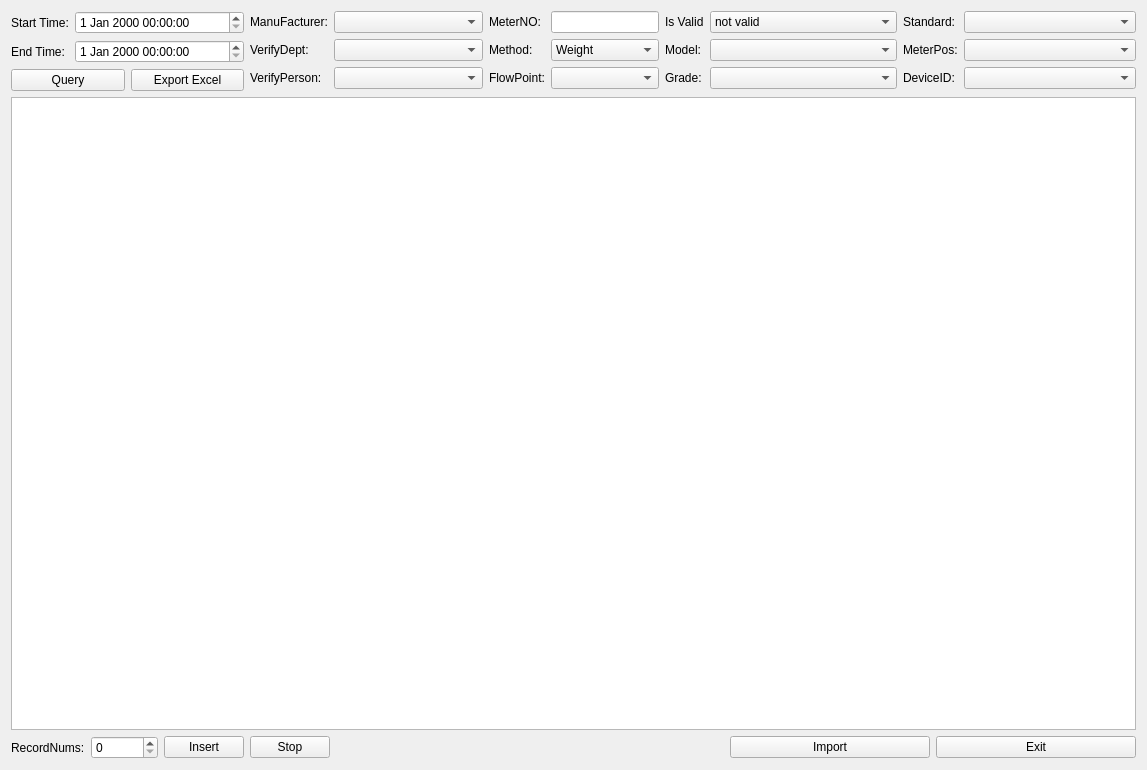
<?xml version="1.0" encoding="UTF-8"?>
<ui version="4.0">
 <class>WaterResultClass</class>
 <widget class="QWidget" name="WaterResultClass">
  <property name="geometry">
   <rect>
    <x>0</x>
    <y>0</y>
    <width>1147</width>
    <height>770</height>
   </rect>
  </property>
  <property name="windowTitle">
   <string>Water Verify Result</string>
  </property>
  <property name="windowIcon">
   <iconset resource="../resultquery.qrc">
    <normaloff>:/resultquery/images/waterresult.png</normaloff>:/resultquery/images/waterresult.png</iconset>
  </property>
  <layout class="QGridLayout" name="gridLayout_10">
   <item row="0" column="0">
    <layout class="QGridLayout" name="gridLayout_6">
     <item row="0" column="0">
      <layout class="QGridLayout" name="gridLayout">
       <item row="0" column="0">
        <widget class="QLabel" name="label">
         <property name="sizePolicy">
          <sizepolicy hsizetype="Fixed" vsizetype="Preferred">
           <horstretch>0</horstretch>
           <verstretch>0</verstretch>
          </sizepolicy>
         </property>
         <property name="text">
          <string>Start Time:</string>
         </property>
        </widget>
       </item>
       <item row="0" column="1">
        <widget class="QDateTimeEdit" name="startDateTime"/>
       </item>
       <item row="1" column="0">
        <widget class="QLabel" name="label_2">
         <property name="sizePolicy">
          <sizepolicy hsizetype="Fixed" vsizetype="Preferred">
           <horstretch>0</horstretch>
           <verstretch>0</verstretch>
          </sizepolicy>
         </property>
         <property name="text">
          <string>End Time:</string>
         </property>
        </widget>
       </item>
       <item row="1" column="1">
        <widget class="QDateTimeEdit" name="endDateTime"/>
       </item>
      </layout>
     </item>
     <item row="1" column="0">
      <layout class="QGridLayout" name="gridLayout_5">
       <item row="0" column="0">
        <widget class="QPushButton" name="btnQuery">
         <property name="sizePolicy">
          <sizepolicy hsizetype="Preferred" vsizetype="Fixed">
           <horstretch>0</horstretch>
           <verstretch>0</verstretch>
          </sizepolicy>
         </property>
         <property name="minimumSize">
          <size>
           <width>100</width>
           <height>0</height>
          </size>
         </property>
         <property name="text">
          <string>Query</string>
         </property>
        </widget>
       </item>
       <item row="0" column="1">
        <widget class="QPushButton" name="btnExport">
         <property name="minimumSize">
          <size>
           <width>100</width>
           <height>0</height>
          </size>
         </property>
         <property name="text">
          <string>Export Excel</string>
         </property>
        </widget>
       </item>
      </layout>
     </item>
    </layout>
   </item>
   <item row="0" column="1">
    <layout class="QGridLayout" name="gridLayout_2">
     <item row="0" column="0">
      <widget class="QLabel" name="label_4">
       <property name="sizePolicy">
        <sizepolicy hsizetype="Fixed" vsizetype="Preferred">
         <horstretch>0</horstretch>
         <verstretch>0</verstretch>
        </sizepolicy>
       </property>
       <property name="text">
        <string>ManuFacturer:</string>
       </property>
      </widget>
     </item>
     <item row="0" column="1">
      <widget class="QComboBox" name="cmbManufactDept">
       <property name="sizePolicy">
        <sizepolicy hsizetype="Preferred" vsizetype="Fixed">
         <horstretch>0</horstretch>
         <verstretch>0</verstretch>
        </sizepolicy>
       </property>
      </widget>
     </item>
     <item row="1" column="0">
      <widget class="QLabel" name="label_5">
       <property name="sizePolicy">
        <sizepolicy hsizetype="Fixed" vsizetype="Preferred">
         <horstretch>0</horstretch>
         <verstretch>0</verstretch>
        </sizepolicy>
       </property>
       <property name="text">
        <string>VerifyDept:</string>
       </property>
      </widget>
     </item>
     <item row="1" column="1">
      <widget class="QComboBox" name="cmbVerifyDept">
       <property name="sizePolicy">
        <sizepolicy hsizetype="Preferred" vsizetype="Fixed">
         <horstretch>0</horstretch>
         <verstretch>0</verstretch>
        </sizepolicy>
       </property>
      </widget>
     </item>
     <item row="2" column="0">
      <widget class="QLabel" name="label_3">
       <property name="sizePolicy">
        <sizepolicy hsizetype="Preferred" vsizetype="Preferred">
         <horstretch>0</horstretch>
         <verstretch>0</verstretch>
        </sizepolicy>
       </property>
       <property name="text">
        <string>VerifyPerson:</string>
       </property>
      </widget>
     </item>
     <item row="2" column="1">
      <widget class="QComboBox" name="cmbVerifyPerson">
       <property name="sizePolicy">
        <sizepolicy hsizetype="Preferred" vsizetype="Fixed">
         <horstretch>0</horstretch>
         <verstretch>0</verstretch>
        </sizepolicy>
       </property>
      </widget>
     </item>
    </layout>
   </item>
   <item row="0" column="2">
    <layout class="QGridLayout" name="gridLayout_3">
     <item row="0" column="0">
      <widget class="QLabel" name="label_6">
       <property name="sizePolicy">
        <sizepolicy hsizetype="Fixed" vsizetype="Fixed">
         <horstretch>0</horstretch>
         <verstretch>0</verstretch>
        </sizepolicy>
       </property>
       <property name="text">
        <string>MeterNO:</string>
       </property>
      </widget>
     </item>
     <item row="0" column="1">
      <widget class="QLineEdit" name="lnEditMeterNO">
       <property name="sizePolicy">
        <sizepolicy hsizetype="Fixed" vsizetype="Fixed">
         <horstretch>0</horstretch>
         <verstretch>0</verstretch>
        </sizepolicy>
       </property>
      </widget>
     </item>
     <item row="1" column="0">
      <widget class="QLabel" name="label_7">
       <property name="sizePolicy">
        <sizepolicy hsizetype="Fixed" vsizetype="Fixed">
         <horstretch>0</horstretch>
         <verstretch>0</verstretch>
        </sizepolicy>
       </property>
       <property name="text">
        <string>Method:</string>
       </property>
      </widget>
     </item>
     <item row="1" column="1">
      <widget class="QComboBox" name="cmbMethod">
       <item>
        <property name="text">
         <string>Weight</string>
        </property>
       </item>
       <item>
        <property name="text">
         <string>StdMeter</string>
        </property>
       </item>
      </widget>
     </item>
     <item row="2" column="0">
      <widget class="QLabel" name="label_8">
       <property name="sizePolicy">
        <sizepolicy hsizetype="Fixed" vsizetype="Fixed">
         <horstretch>0</horstretch>
         <verstretch>0</verstretch>
        </sizepolicy>
       </property>
       <property name="text">
        <string>FlowPoint:</string>
       </property>
      </widget>
     </item>
     <item row="2" column="1">
      <widget class="QComboBox" name="cmbFlowPointIdx">
       <item>
        <property name="text">
         <string/>
        </property>
       </item>
       <item>
        <property name="text">
         <string>1</string>
        </property>
       </item>
       <item>
        <property name="text">
         <string>2</string>
        </property>
       </item>
       <item>
        <property name="text">
         <string>3</string>
        </property>
       </item>
       <item>
        <property name="text">
         <string>4</string>
        </property>
       </item>
      </widget>
     </item>
    </layout>
   </item>
   <item row="0" column="3">
    <layout class="QGridLayout" name="gridLayout_4">
     <item row="0" column="0">
      <widget class="QLabel" name="label_9">
       <property name="sizePolicy">
        <sizepolicy hsizetype="Fixed" vsizetype="Fixed">
         <horstretch>0</horstretch>
         <verstretch>0</verstretch>
        </sizepolicy>
       </property>
       <property name="text">
        <string>Is Valid</string>
       </property>
      </widget>
     </item>
     <item row="0" column="1">
      <widget class="QComboBox" name="cmbIsValid">
       <item>
        <property name="text">
         <string>not valid</string>
        </property>
       </item>
       <item>
        <property name="text">
         <string>valid</string>
        </property>
       </item>
       <item>
        <property name="text">
         <string/>
        </property>
       </item>
      </widget>
     </item>
     <item row="1" column="0">
      <widget class="QLabel" name="label_10">
       <property name="sizePolicy">
        <sizepolicy hsizetype="Fixed" vsizetype="Fixed">
         <horstretch>0</horstretch>
         <verstretch>0</verstretch>
        </sizepolicy>
       </property>
       <property name="text">
        <string>Model:</string>
       </property>
       <property name="alignment">
        <set>Qt::AlignRight|Qt::AlignTrailing|Qt::AlignVCenter</set>
       </property>
      </widget>
     </item>
     <item row="1" column="1">
      <widget class="QComboBox" name="cmbModel"/>
     </item>
     <item row="2" column="0">
      <widget class="QLabel" name="label_12">
       <property name="sizePolicy">
        <sizepolicy hsizetype="Fixed" vsizetype="Fixed">
         <horstretch>0</horstretch>
         <verstretch>0</verstretch>
        </sizepolicy>
       </property>
       <property name="text">
        <string>Grade:</string>
       </property>
      </widget>
     </item>
     <item row="2" column="1">
      <widget class="QComboBox" name="cmbGrade"/>
     </item>
    </layout>
   </item>
   <item row="0" column="4">
    <layout class="QGridLayout" name="gridLayout_7">
     <item row="0" column="0">
      <widget class="QLabel" name="label_11">
       <property name="sizePolicy">
        <sizepolicy hsizetype="Fixed" vsizetype="Fixed">
         <horstretch>0</horstretch>
         <verstretch>0</verstretch>
        </sizepolicy>
       </property>
       <property name="text">
        <string>Standard:</string>
       </property>
      </widget>
     </item>
     <item row="0" column="1">
      <widget class="QComboBox" name="cmbStandard"/>
     </item>
     <item row="1" column="0">
      <widget class="QLabel" name="label_13">
       <property name="sizePolicy">
        <sizepolicy hsizetype="Fixed" vsizetype="Fixed">
         <horstretch>0</horstretch>
         <verstretch>0</verstretch>
        </sizepolicy>
       </property>
       <property name="text">
        <string>MeterPos:</string>
       </property>
      </widget>
     </item>
     <item row="1" column="1">
      <widget class="QComboBox" name="cmbMeterPos">
       <item>
        <property name="text">
         <string/>
        </property>
       </item>
       <item>
        <property name="text">
         <string>1</string>
        </property>
       </item>
       <item>
        <property name="text">
         <string>2</string>
        </property>
       </item>
       <item>
        <property name="text">
         <string>3</string>
        </property>
       </item>
       <item>
        <property name="text">
         <string>4</string>
        </property>
       </item>
       <item>
        <property name="text">
         <string>5</string>
        </property>
       </item>
       <item>
        <property name="text">
         <string>6</string>
        </property>
       </item>
       <item>
        <property name="text">
         <string>7</string>
        </property>
       </item>
       <item>
        <property name="text">
         <string>8</string>
        </property>
       </item>
       <item>
        <property name="text">
         <string>9</string>
        </property>
       </item>
       <item>
        <property name="text">
         <string>10</string>
        </property>
       </item>
       <item>
        <property name="text">
         <string>11</string>
        </property>
       </item>
       <item>
        <property name="text">
         <string>12</string>
        </property>
       </item>
      </widget>
     </item>
     <item row="2" column="0">
      <widget class="QLabel" name="label_14">
       <property name="sizePolicy">
        <sizepolicy hsizetype="Fixed" vsizetype="Fixed">
         <horstretch>0</horstretch>
         <verstretch>0</verstretch>
        </sizepolicy>
       </property>
       <property name="text">
        <string>DeviceID:</string>
       </property>
      </widget>
     </item>
     <item row="2" column="1">
      <widget class="QComboBox" name="cmbDeviceID">
       <item>
        <property name="text">
         <string/>
        </property>
       </item>
       <item>
        <property name="text">
         <string>1</string>
        </property>
       </item>
       <item>
        <property name="text">
         <string>2</string>
        </property>
       </item>
       <item>
        <property name="text">
         <string>3</string>
        </property>
       </item>
       <item>
        <property name="text">
         <string>4</string>
        </property>
       </item>
       <item>
        <property name="text">
         <string>5</string>
        </property>
       </item>
       <item>
        <property name="text">
         <string>6</string>
        </property>
       </item>
       <item>
        <property name="text">
         <string>7</string>
        </property>
       </item>
       <item>
        <property name="text">
         <string>8</string>
        </property>
       </item>
       <item>
        <property name="text">
         <string>9</string>
        </property>
       </item>
       <item>
        <property name="text">
         <string>10</string>
        </property>
       </item>
       <item>
        <property name="text">
         <string>11</string>
        </property>
       </item>
       <item>
        <property name="text">
         <string>12</string>
        </property>
       </item>
      </widget>
     </item>
    </layout>
   </item>
   <item row="1" column="0" colspan="5">
    <widget class="QTableView" name="tableView"/>
   </item>
   <item row="2" column="0" colspan="5">
    <layout class="QGridLayout" name="gridLayout_9">
     <item row="0" column="0">
      <layout class="QGridLayout" name="gridLayout_8">
       <item row="0" column="0">
        <widget class="QLabel" name="label_15">
         <property name="text">
          <string>RecordNums:</string>
         </property>
        </widget>
       </item>
       <item row="0" column="1">
        <widget class="QSpinBox" name="spinBoxNums">
         <property name="maximum">
          <number>999999999</number>
         </property>
        </widget>
       </item>
      </layout>
     </item>
     <item row="0" column="1">
      <widget class="QPushButton" name="btnInsert">
       <property name="text">
        <string>Insert</string>
       </property>
      </widget>
     </item>
     <item row="0" column="2">
      <widget class="QPushButton" name="btnStop">
       <property name="text">
        <string>Stop</string>
       </property>
      </widget>
     </item>
     <item row="0" column="3">
      <spacer name="horizontalSpacer_2">
       <property name="orientation">
        <enum>Qt::Horizontal</enum>
       </property>
       <property name="sizeHint" stdset="0">
        <size>
         <width>58</width>
         <height>20</height>
        </size>
       </property>
      </spacer>
     </item>
     <item row="0" column="4">
      <widget class="QLabel" name="labelProgress">
       <property name="minimumSize">
        <size>
         <width>200</width>
         <height>0</height>
        </size>
       </property>
       <property name="text">
        <string/>
       </property>
      </widget>
     </item>
     <item row="0" column="5">
      <widget class="QPushButton" name="btnImport">
       <property name="sizePolicy">
        <sizepolicy hsizetype="Preferred" vsizetype="Fixed">
         <horstretch>0</horstretch>
         <verstretch>0</verstretch>
        </sizepolicy>
       </property>
       <property name="minimumSize">
        <size>
         <width>200</width>
         <height>0</height>
        </size>
       </property>
       <property name="text">
        <string>Import</string>
       </property>
      </widget>
     </item>
     <item row="0" column="6">
      <widget class="QPushButton" name="btnExit">
       <property name="sizePolicy">
        <sizepolicy hsizetype="Preferred" vsizetype="Fixed">
         <horstretch>0</horstretch>
         <verstretch>0</verstretch>
        </sizepolicy>
       </property>
       <property name="minimumSize">
        <size>
         <width>200</width>
         <height>0</height>
        </size>
       </property>
       <property name="text">
        <string>Exit</string>
       </property>
      </widget>
     </item>
    </layout>
   </item>
  </layout>
 </widget>
 <resources>
  <include location="../resultquery.qrc"/>
 </resources>
 <connections/>
</ui>
